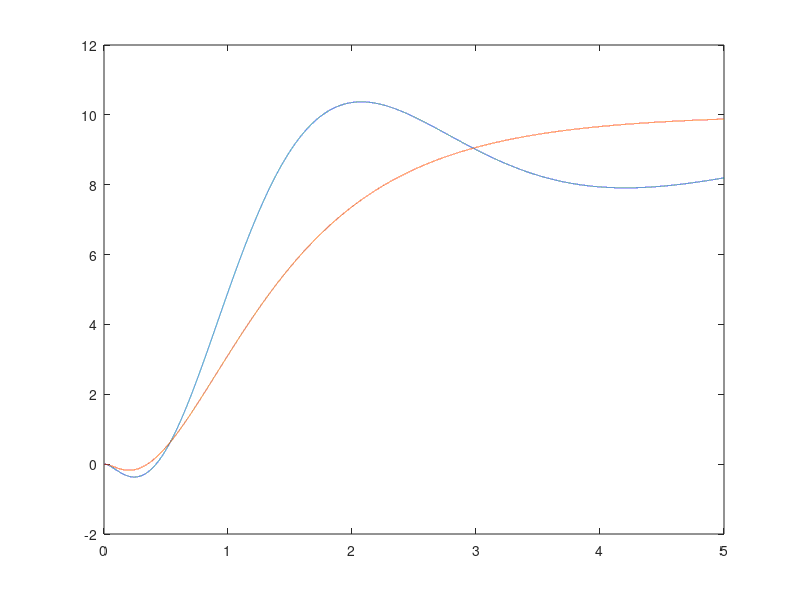

This figure's MATLAB source:
clc; clear all; close all;

m=.1;
Fricc=0.1; 
l=0.6;
g=9.8;
M=.5;

%Linealizado en el equilibrio inestable:
A=[0 1 0 0;0 -Fricc/M -m*g/M 0; 0 0 0 1; 0 Fricc/(l*M) g*(m+M)/(l*M) 0];
B=[0; 1/M; 0; -1/(l*M)];
C=[1 0 0 0]; 

%Diseño con LQR
Q=10*diag([1 1 1 1]);    R=1;
%Hamiltoniano
H=[A -B*inv(R)*B'; -Q -A'];
[vects1,autovals1]=eig(H);  %columnas de vects: autovectores
%Debo extraer solo los autovectores cuyos autovalores son negativos:
autovects_neg1=[];
for i=1:1:length(autovals1)
    if (real(autovals1(i,i)))<0
        autovects_neg1=[autovects_neg1 vects1(:,i)];
    end
end    

%divido la matriz de autovectores en 2 matrices:
[filas1,colums1]=size(autovects_neg1);
M1=autovects_neg1(1:(filas1/2),:);
PM1=autovects_neg1((filas1/2+1):filas1,:);
P1=real(PM1*inv(M1));

%Con la matriz P construyo el controlador
K=inv(R)*B'*P1;

%Diseño con LQR para el observador
Q_o=diag([1 1 1 1]);    R_o=1;
A_o=A';
B_o=C';
C_o=B';

%Hamiltoniano
H_o=[A_o -B_o*inv(R_o)*B_o'; -Q_o -A_o'];

[vects_o,autovals_o]=eig(H_o);  %columnas de vects: autovectores
%Debo extraer solo los autovectores cuyos autovalores son negativos:
autovects_neg_o=[];
for i=1:1:length(autovals_o)
    if (real(autovals_o(i,i)))<0
        autovects_neg_o=[autovects_neg_o vects_o(:,i)];
    end
end    

%divido la matriz de autovectores en 2 matrices:
[filas_o,colums_o]=size(autovects_neg_o);
M_o=autovects_neg_o(1:(filas_o/2),:);
PM_o=autovects_neg_o((filas_o/2+1):filas_o,:);
P_o=real(PM_o*inv(M_o));

%Con la matriz P construyo el controlador del observador
K_o=inv(R_o)*B_o'*P_o;

%Ganancia de prealimentacion para ref distinta de 0
G=-inv(C*inv(A-B*K)*B);

%Simulación del control:
deltat=10^-4;
ts=5;
pasos=round(ts/deltat);
Ci=[0 0 0.3 0];
t=0:deltat:(ts-deltat);
%Funciones de referencia y torque mientras va variando el tiempo:
ref_dist=10;
ref_ang=0;

x=zeros(4,pasos);
x(1,1)=Ci(1);
x(2,1)=Ci(2);
x(3,1)=Ci(3);
x(4,1)=Ci(4);
x_compar=zeros(4,pasos);
x_compar(1,1)=Ci(1);
x_compar(2,1)=Ci(2);
x_compar(3,1)=Ci(3);
x_compar(4,1)=Ci(4);
x_hat=zeros(4,pasos);
x_hat(1,1)=0;
x_hat(2,1)=0;
x_hat(3,1)=0;
x_hat(4,1)=0;
ua(1)=0;
ua_compar(1)=0;

for i=2:1:pasos
    x_actual=x(:,i-1);
    x_hat_actual=x_hat(:,i-1);
    u_actual=-K*x_hat_actual+ref_dist*G;
    ua=[ua u_actual];
    
    x_p_actual=A*x_actual+B*u_actual;
    x_sig=x_actual+deltat*x_p_actual;
    x(:,i)=x_sig;
    
    y_actual=C*x_actual;
    y_hat_actual=C*x_hat_actual;
    e=y_actual-y_hat_actual;
    
 %     x_hat_p=e*K_o'+A*x_hat_actual+x_hat_actual*-K*x_hat_actual;
    x_hat_p=e*K_o'+A*x_hat_actual+B*u_actual;
    x_hat_sig=x_hat_actual+deltat*x_hat_p;
    x_hat(:,i)=x_hat_sig;
    
    
    %Sist. sin observador
    x_actual_compar=x_compar(:,i-1);
    u_actual_compar=-K*x_actual_compar+ref_dist*G;
    ua_compar=[ua_compar u_actual_compar];
    x_p_actual_compar=A*x_actual_compar+B*u_actual_compar;
    x_sig_compar=x_actual_compar+deltat*x_p_actual_compar;
    x_compar(:,i)=x_sig_compar;
end

figure
plot(t,x(1,:));
hold on;
plot(t,x_compar(1,:));
